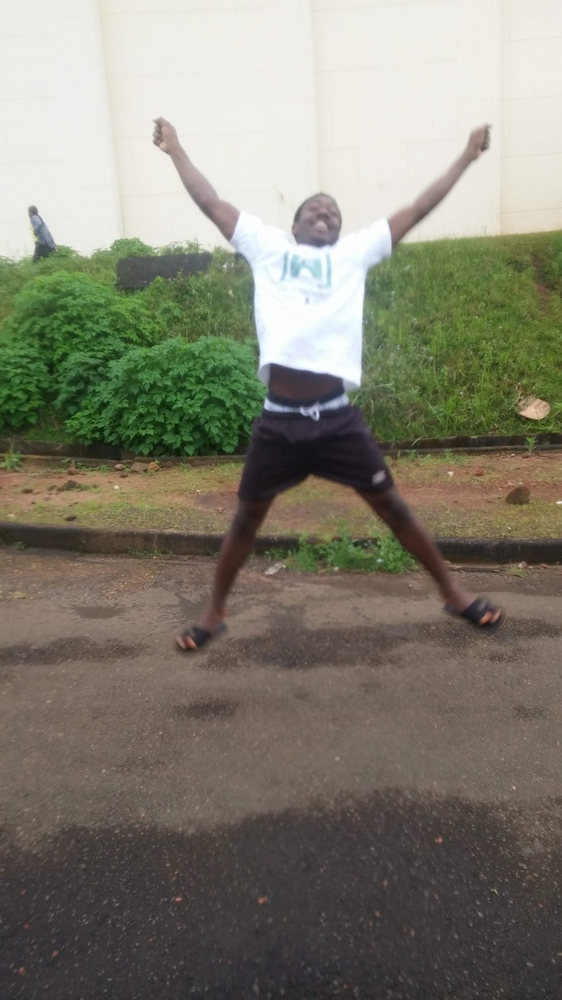
#> input picture jump.jpg, 562 x 1000 px, shrunk from 2340 x 4160 before the run
$ python part3.1.py
#> lines starting #> are read from the running program, lines starting #| are printed output that depends on the picture
import cv2
import numpy as np
import matplotlib.pyplot as plt

im = cv2.imread('jump.jpg', cv2.IMREAD_GRAYSCALE)
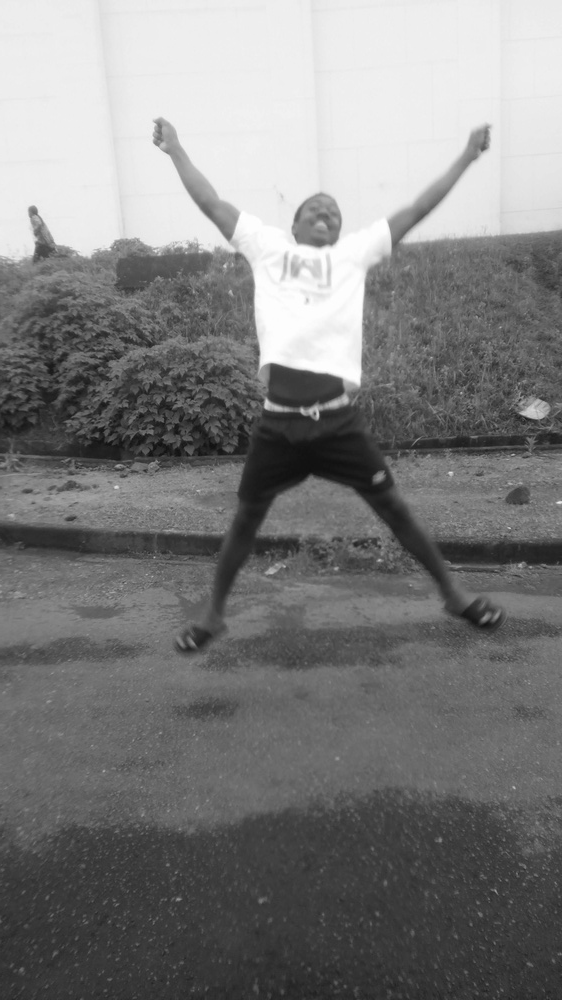
#> im: shape (1000, 562); min 16, max 255, mean 126.2
#IMREAD_COLOR = 1
#IMREAD_UNCHANGED = -1

plt.imshow(im, cmap='gray', interpolation='bicubic')
plt.plot([50, 100], [500, 100], 'c', linewidth=5)
plt.show()
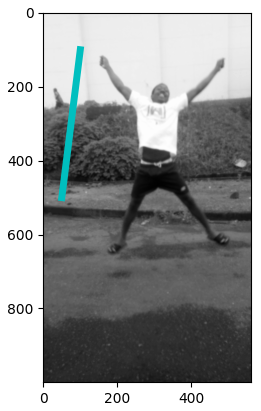
#> figure drawn by matplotlib, 1 panel


#cv2.imshow('image1', im)
cv2.waitKey(0)
cv2.destroyAllWindows()

$ run again, with 20200323_105058.jpg copied over jump.jpg
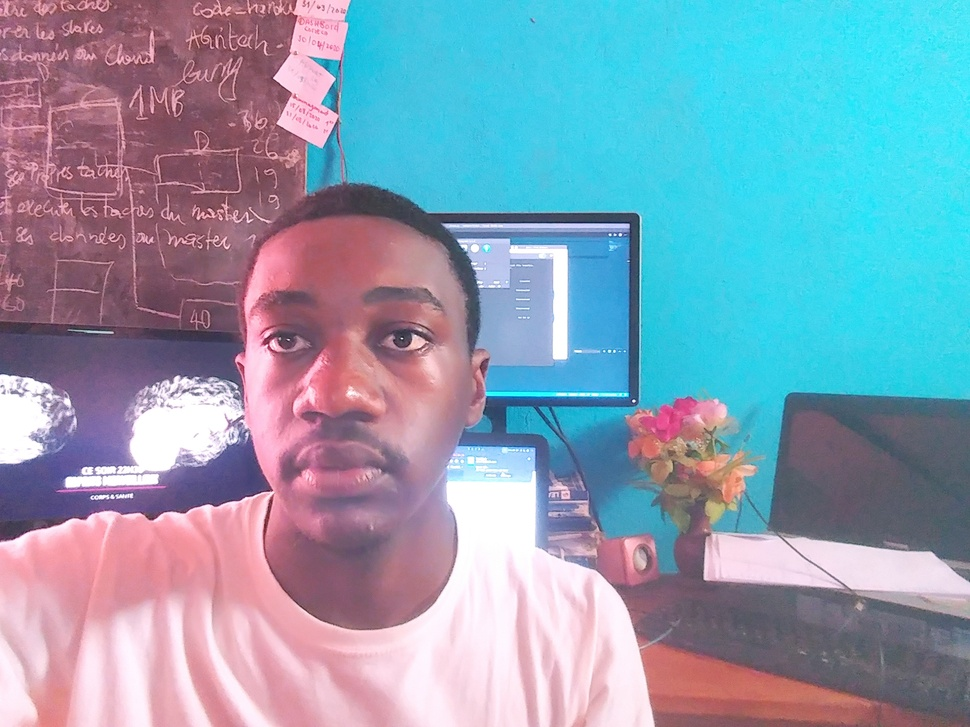
#> input picture 20200323_105058.jpg, 970 x 727 px, shrunk from 2560 x 1920 before the run
#> `im = cv2.imread('jump.jpg', cv2.IMREAD_GRAYSCALE)`:
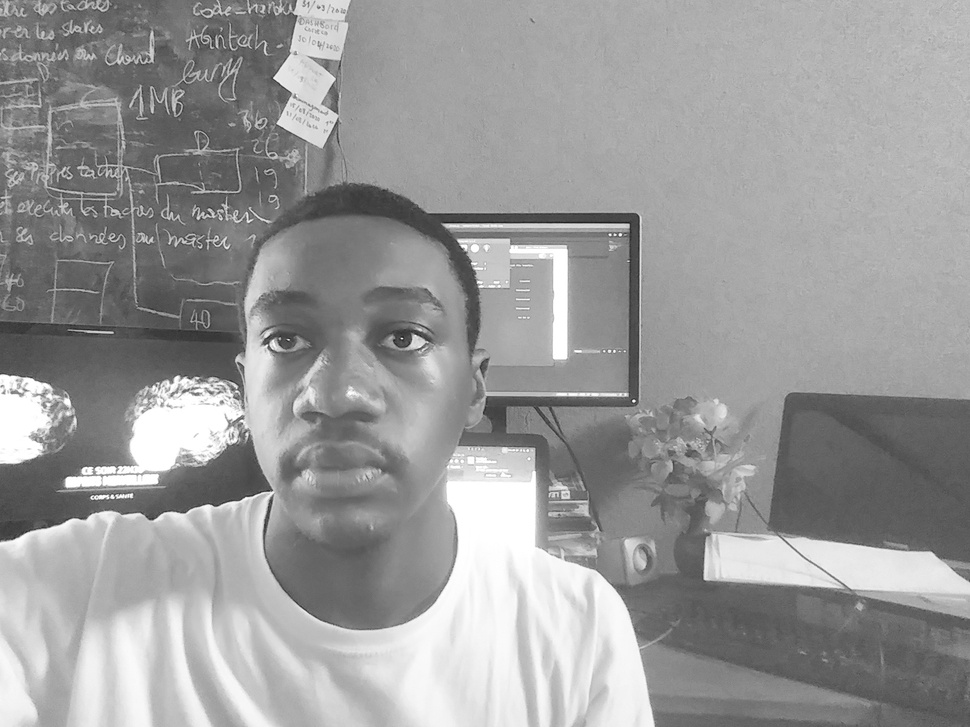
#> im: shape (727, 970); min 24, max 255, mean 154.3
#> `plt.show()`:
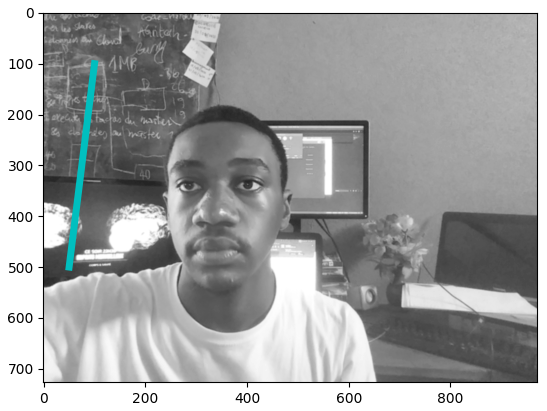
#> figure drawn by matplotlib, 1 panel
